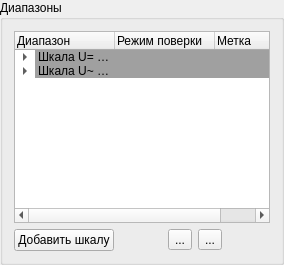
             <widget class="QGroupBox" name="groupBox_28">
              <property name="title">
               <string>Диапазоны</string>
              </property>
              <layout class="QVBoxLayout" name="verticalLayout_33">
               <item>
                <widget class="QTreeWidget" name="treeWidget_7">
                 <column>
                  <property name="text">
                   <string>Диапазон</string>
                  </property>
                 </column>
                 <column>
                  <property name="text">
                   <string>Режим поверки</string>
                  </property>
                 </column>
                 <column>
                  <property name="text">
                   <string>Метка</string>
                  </property>
                 </column>
                 <item>
                  <property name="text">
                   <string>Шкала U= (0 - 150)</string>
                  </property>
                  <property name="background">
                   <brush brushstyle="SolidPattern">
                    <color alpha="255">
                     <red>160</red>
                     <green>160</green>
                     <blue>160</blue>
                    </color>
                   </brush>
                  </property>
                  <property name="foreground">
                   <brush brushstyle="NoBrush">
                    <color alpha="255">
                     <red>255</red>
                     <green>255</green>
                     <blue>255</blue>
                    </color>
                   </brush>
                  </property>
                  <property name="text">
                   <string/>
                  </property>
                  <property name="background">
                   <brush brushstyle="SolidPattern">
                    <color alpha="255">
                     <red>160</red>
                     <green>160</green>
                     <blue>160</blue>
                    </color>
                   </brush>
                  </property>
                  <property name="foreground">
                   <brush brushstyle="NoBrush">
                    <color alpha="255">
                     <red>255</red>
                     <green>255</green>
                     <blue>255</blue>
                    </color>
                   </brush>
                  </property>
                  <property name="text">
                   <string/>
                  </property>
                  <property name="background">
                   <brush brushstyle="SolidPattern">
                    <color alpha="255">
                     <red>160</red>
                     <green>160</green>
                     <blue>160</blue>
                    </color>
                   </brush>
                  </property>
                  <item>
                   <property name="text">
                    <string>U= 100 В</string>
                   </property>
                   <property name="text">
                    <string/>
                   </property>
                   <property name="text">
                    <string/>
                   </property>
                   <item>
                    <property name="text">
                     <string>10 В</string>
                    </property>
                    <property name="text">
                     <string>+↗</string>
                    </property>
                    <property name="text">
                     <string>15</string>
                    </property>
                   </item>
                   <item>
                    <property name="text">
                     <string>50 В</string>
                    </property>
                    <property name="text">
                     <string>+↗</string>
                    </property>
                    <property name="text">
                     <string>75</string>
                    </property>
                   </item>
                   <item>
                    <property name="text">
                     <string>100 В</string>
                    </property>
                    <property name="text">
                     <string>+↗</string>
                    </property>
                    <property name="text">
                     <string>150</string>
                    </property>
                   </item>
                   <item>
                    <property name="text">
                     <string>100 В</string>
                    </property>
                    <property name="text">
                     <string>+↘</string>
                    </property>
                    <property name="text">
                     <string>150</string>
                    </property>
                   </item>
                   <item>
                    <property name="text">
                     <string>50 В</string>
                    </property>
                    <property name="text">
                     <string>+↘</string>
                    </property>
                    <property name="text">
                     <string>75</string>
                    </property>
                   </item>
                   <item>
                    <property name="text">
                     <string>10 В</string>
                    </property>
                    <property name="text">
                     <string>+↘</string>
                    </property>
                    <property name="text">
                     <string>15</string>
                    </property>
                   </item>
                   <item>
                    <property name="text">
                     <string>10 В</string>
                    </property>
                    <property name="text">
                     <string>-↗</string>
                    </property>
                    <property name="text">
                     <string>15</string>
                    </property>
                   </item>
                   <item>
                    <property name="text">
                     <string>50 В</string>
                    </property>
                    <property name="text">
                     <string>-↗</string>
                    </property>
                    <property name="text">
                     <string>75</string>
                    </property>
                   </item>
                   <item>
                    <property name="text">
                     <string>100 В</string>
                    </property>
                    <property name="text">
                     <string>-↗</string>
                    </property>
                    <property name="text">
                     <string>150</string>
                    </property>
                   </item>
                   <item>
                    <property name="text">
                     <string>100 В</string>
                    </property>
                    <property name="text">
                     <string>-↘</string>
                    </property>
                    <property name="text">
                     <string>150</string>
                    </property>
                   </item>
                   <item>
                    <property name="text">
                     <string>50 В</string>
                    </property>
                    <property name="text">
                     <string>-↘</string>
                    </property>
                    <property name="text">
                     <string>75</string>
                    </property>
                   </item>
                   <item>
                    <property name="text">
                     <string>10 В</string>
                    </property>
                    <property name="text">
                     <string>-↘</string>
                    </property>
                    <property name="text">
                     <string>15</string>
                    </property>
                   </item>
                  </item>
                  <item>
                   <property name="text">
                    <string>U= 10 В</string>
                   </property>
                   <property name="text">
                    <string/>
                   </property>
                   <item>
                    <property name="text">
                     <string>1 В</string>
                    </property>
                    <property name="text">
                     <string>+↗</string>
                    </property>
                    <property name="text">
                     <string>15</string>
                    </property>
                   </item>
                   <item>
                    <property name="text">
                     <string>5 В</string>
                    </property>
                    <property name="text">
                     <string>+↗</string>
                    </property>
                    <property name="text">
                     <string>75</string>
                    </property>
                   </item>
                   <item>
                    <property name="text">
                     <string>10 В</string>
                    </property>
                    <property name="text">
                     <string>+↗</string>
                    </property>
                    <property name="text">
                     <string>150</string>
                    </property>
                   </item>
                   <item>
                    <property name="text">
                     <string>10 В</string>
                    </property>
                    <property name="text">
                     <string>+↘</string>
                    </property>
                    <property name="text">
                     <string>150</string>
                    </property>
                   </item>
                   <item>
                    <property name="text">
                     <string>5 В</string>
                    </property>
                    <property name="text">
                     <string>+↘</string>
                    </property>
                    <property name="text">
                     <string>75</string>
                    </property>
                   </item>
                   <item>
                    <property name="text">
                     <string>1 В</string>
                    </property>
                    <property name="text">
                     <string>+↘</string>
                    </property>
                    <property name="text">
                     <string>15</string>
                    </property>
                   </item>
                   <item>
                    <property name="text">
                     <string>1 В</string>
                    </property>
                    <property name="text">
                     <string>-↗</string>
                    </property>
                    <property name="text">
                     <string>15</string>
                    </property>
                   </item>
                   <item>
                    <property name="text">
                     <string>5 В</string>
                    </property>
                    <property name="text">
                     <string>-↗</string>
                    </property>
                    <property name="text">
                     <string>75</string>
                    </property>
                   </item>
                   <item>
                    <property name="text">
                     <string>10 В</string>
                    </property>
                    <property name="text">
                     <string>-↗</string>
                    </property>
                    <property name="text">
                     <string>150</string>
                    </property>
                   </item>
                   <item>
                    <property name="text">
                     <string>10 В</string>
                    </property>
                    <property name="text">
                     <string>-↘</string>
                    </property>
                    <property name="text">
                     <string>150</string>
                    </property>
                   </item>
                   <item>
                    <property name="text">
                     <string>5 В</string>
                    </property>
                    <property name="text">
                     <string>-↘</string>
                    </property>
                    <property name="text">
                     <string>75</string>
                    </property>
                   </item>
                   <item>
                    <property name="text">
                     <string>1 В</string>
                    </property>
                    <property name="text">
                     <string>-↘</string>
                    </property>
                    <property name="text">
                     <string>15</string>
                    </property>
                   </item>
                  </item>
                  <item>
                   <property name="text">
                    <string>U= 1 В</string>
                   </property>
                   <property name="text">
                    <string/>
                   </property>
                   <property name="flags">
                    <set>ItemIsDragEnabled|ItemIsUserCheckable|ItemIsEnabled</set>
                   </property>
                   <item>
                    <property name="text">
                     <string>0,1 В</string>
                    </property>
                   </item>
                  </item>
                  <item>
                   <property name="text">
                    <string>U= 0,1 В</string>
                   </property>
                   <property name="text">
                    <string/>
                   </property>
                   <item>
                    <property name="text">
                     <string>0,01 В</string>
                    </property>
                   </item>
                  </item>
                 </item>
                 <item>
                  <property name="text">
                   <string>Шкала U~ (0 - 150)</string>
                  </property>
                  <property name="background">
                   <brush brushstyle="SolidPattern">
                    <color alpha="255">
                     <red>160</red>
                     <green>160</green>
                     <blue>160</blue>
                    </color>
                   </brush>
                  </property>
                  <property name="foreground">
                   <brush brushstyle="NoBrush">
                    <color alpha="255">
                     <red>255</red>
                     <green>255</green>
                     <blue>255</blue>
                    </color>
                   </brush>
                  </property>
                  <property name="text">
                   <string/>
                  </property>
                  <property name="background">
                   <brush brushstyle="SolidPattern">
                    <color alpha="255">
                     <red>160</red>
                     <green>160</green>
                     <blue>160</blue>
                    </color>
                   </brush>
                  </property>
                  <property name="foreground">
                   <brush brushstyle="NoBrush">
                    <color alpha="255">
                     <red>255</red>
                     <green>255</green>
                     <blue>255</blue>
                    </color>
                   </brush>
                  </property>
                  <property name="text">
                   <string/>
                  </property>
                  <property name="background">
                   <brush brushstyle="SolidPattern">
                    <color alpha="255">
                     <red>160</red>
                     <green>160</green>
                     <blue>160</blue>
                    </color>
                   </brush>
                  </property>
                  <item>
                   <property name="text">
                    <string>U~ 100 В</string>
                   </property>
                   <property name="text">
                    <string/>
                   </property>
                   <item>
                    <property name="text">
                     <string>10 В</string>
                    </property>
                    <property name="text">
                     <string>+↗</string>
                    </property>
                    <property name="text">
                     <string>15</string>
                    </property>
                   </item>
                   <item>
                    <property name="text">
                     <string>50 В</string>
                    </property>
                    <property name="text">
                     <string>+↗</string>
                    </property>
                    <property name="text">
                     <string>75</string>
                    </property>
                   </item>
                   <item>
                    <property name="text">
                     <string>100 В</string>
                    </property>
                    <property name="text">
                     <string>+↗</string>
                    </property>
                    <property name="text">
                     <string>150</string>
                    </property>
                   </item>
                   <item>
                    <property name="text">
                     <string>100 В</string>
                    </property>
                    <property name="text">
                     <string>+↘</string>
                    </property>
                    <property name="text">
                     <string>150</string>
                    </property>
                   </item>
                   <item>
                    <property name="text">
                     <string>50 В</string>
                    </property>
                    <property name="text">
                     <string>+↘</string>
                    </property>
                    <property name="text">
                     <string>75</string>
                    </property>
                   </item>
                   <item>
                    <property name="text">
                     <string>10 В</string>
                    </property>
                    <property name="text">
                     <string>+↘</string>
                    </property>
                    <property name="text">
                     <string>15</string>
                    </property>
                   </item>
                   <item>
                    <property name="text">
                     <string>10 В</string>
                    </property>
                    <property name="text">
                     <string>-↗</string>
                    </property>
                    <property name="text">
                     <string>15</string>
                    </property>
                   </item>
                   <item>
                    <property name="text">
                     <string>50 В</string>
                    </property>
                    <property name="text">
                     <string>-↗</string>
                    </property>
                    <property name="text">
                     <string>75</string>
                    </property>
                   </item>
                   <item>
                    <property name="text">
                     <string>100 В</string>
                    </property>
                    <property name="text">
                     <string>-↗</string>
                    </property>
                    <property name="text">
                     <string>150</string>
                    </property>
                   </item>
                   <item>
                    <property name="text">
                     <string>100 В</string>
                    </property>
                    <property name="text">
                     <string>-↘</string>
                    </property>
                    <property name="text">
                     <string>150</string>
                    </property>
                   </item>
                   <item>
                    <property name="text">
                     <string>50 В</string>
                    </property>
                    <property name="text">
                     <string>-↘</string>
                    </property>
                    <property name="text">
                     <string>75</string>
                    </property>
                   </item>
                   <item>
                    <property name="text">
                     <string>10 В</string>
                    </property>
                    <property name="text">
                     <string>-↘</string>
                    </property>
                    <property name="text">
                     <string>15</string>
                    </property>
                   </item>
                  </item>
                 </item>
                </widget>
               </item>
               <item>
                <layout class="QHBoxLayout" name="horizontalLayout_38">
                 <item>
                  <widget class="QPushButton" name="pushButton_44">
                   <property name="text">
                    <string>Добавить шкалу</string>
                   </property>
                  </widget>
                 </item>
                 <item>
                  <spacer name="horizontalSpacer_38">
                   <property name="orientation">
                    <enum>Qt::Horizontal</enum>
                   </property>
                   <property name="sizeHint" stdset="0">
                    <size>
                     <width>40</width>
                     <height>20</height>
                    </size>
                   </property>
                  </spacer>
                 </item>
                 <item>
                  <widget class="QToolButton" name="toolButton_15">
                   <property name="text">
                    <string>...</string>
                   </property>
                   <property name="icon">
                    <iconset resource="Res.qrc">
                     <normaloff>:/Images/Images/up.png</normaloff>:/Images/Images/up.png</iconset>
                   </property>
                  </widget>
                 </item>
                 <item>
                  <widget class="QToolButton" name="toolButton_16">
                   <property name="text">
                    <string>...</string>
                   </property>
                   <property name="icon">
                    <iconset resource="Res.qrc">
                     <normaloff>:/Images/Images/down.png</normaloff>:/Images/Images/down.png</iconset>
                   </property>
                  </widget>
                 </item>
                 <item>
                  <spacer name="horizontalSpacer_27">
                   <property name="orientation">
                    <enum>Qt::Horizontal</enum>
                   </property>
                   <property name="sizeHint" stdset="0">
                    <size>
                     <width>40</width>
                     <height>20</height>
                    </size>
                   </property>
                  </spacer>
                 </item>
                </layout>
               </item>
              </layout>
             </widget>
